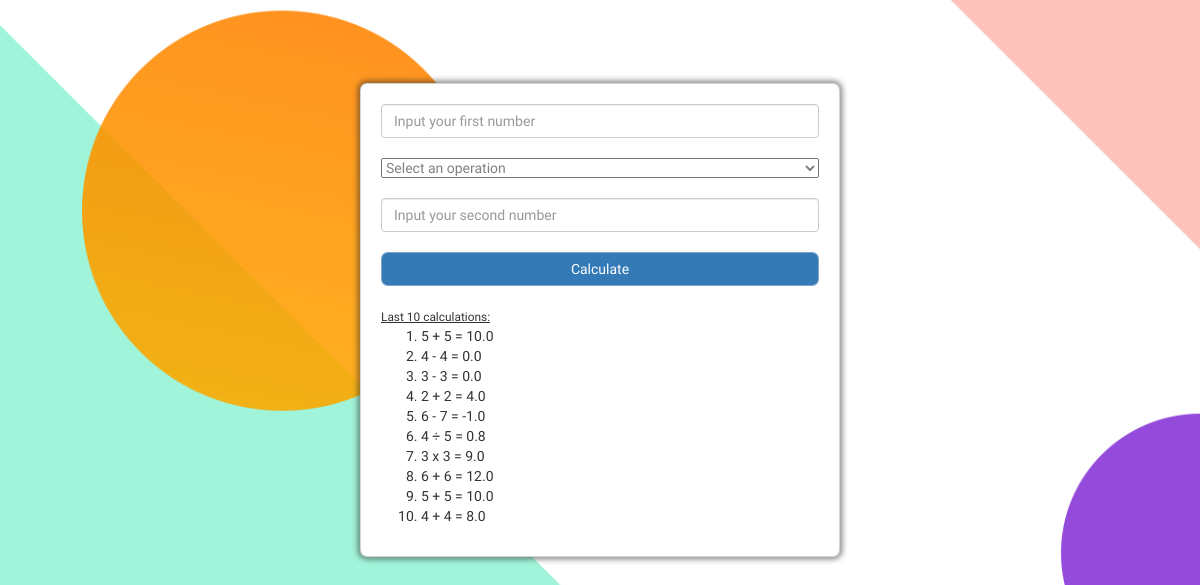
The page / on the database its author committed.
### webapp/models.py (models this page shows, shortened)
class Op(db.Model):
    id = db.Column(db.Integer, primary_key = True)
    result = db.Column(db.String(300), nullable=False, unique=False)

### webapp/routes.py (the view)
@app.route('/')
def home():
    all_ops = Op.query.all()[-10:][::-1]
    return render_template('home.html', all_ops = all_ops)

### webapp/templates/home.html (shortened to what this page needs)
{% extends 'base.html' %}
{% block content %}
<div class="container">
        <input class="form-control" type="text" placeholder="Input your first number" name="i" id="i" required>
        <br>
        <select class="custom-select custom-select-lg mb-3" name="operation" id="operation">
            <option value="operation">Select an operation</option>
        </select>
        <br><br>
        <input class="form-control" type="text" placeholder="Input your second number" name="ii" id="ii" required>
        <br>
        <input class="btn btn-primary" id="calculate" value="Calculate">
        <br><br>
        <small>Last 10 calculations:</small>
        <br>
        <ol id="result">
            {% for op in all_ops %}
                <li id="calculations">{{ op.result }}</li>
            {% endfor %}
        </ol>
</div>
{% endblock %}

### webapp/templates/base.html (shortened to what this page needs)
<!DOCTYPE html>
<html lang="en">
<head>
<link rel="stylesheet" href="https://cdnjs.cloudflare.com/ajax/libs/twitter-bootstrap/3.3.7/css/bootstrap.min.css">
<link rel="stylesheet" href="https://cdnjs.cloudflare.com/ajax/libs/font-awesome/5.14.0/css/all.min.css">
<link rel="stylesheet" href="../static/css/main.css">
</head>
<body>
    {% block content %}
    {% endblock content %}
</body>
</html>

### webapp/static/css/main.css (style rules this page uses)
* { font-family: 'Comfortaa', sans-serif; }
html { background-image: url(../media/2abf63dadda2e5bfb935f3664394945b.png); background-repeat: no-repeat; background-size: cover; }
.btn { border-radius: 0px; border: 1px solid rgba(219, 219, 219, 0.432); }
.container { border: 1px solid rgba(204, 204, 204, 0.849); position: absolute; top: 40%; left: 50%; transform: translate(-50%, -50%); width: 40%; border-radius: 7px; background-color: #ffff; box-shadow: 0 0 5px 3px rgba(43, 42, 42, 0.459); padding: 20px; }
small { text-decoration: underline; font-weight: 250; }
.custom-select { justify-content: center; color: grey; width: 100%; }
#calculate { border-radius: 7px; width: 100%; }

### rows shown on the page
Op: result "5 + 5 = 10.0"
Op: result "4 - 4 = 0.0"
Op: result "3 - 3 = 0.0"
Op: result "2 + 2 = 4.0"
Op: result "6 - 7 = -1.0"
Op: result "4 ÷ 5 = 0.8"
Op: result "3 x 3 = 9.0"
Op: result "6 + 6 = 12.0"
Op: result "5 + 5 = 10.0"
Op: result "4 + 4 = 8.0"
